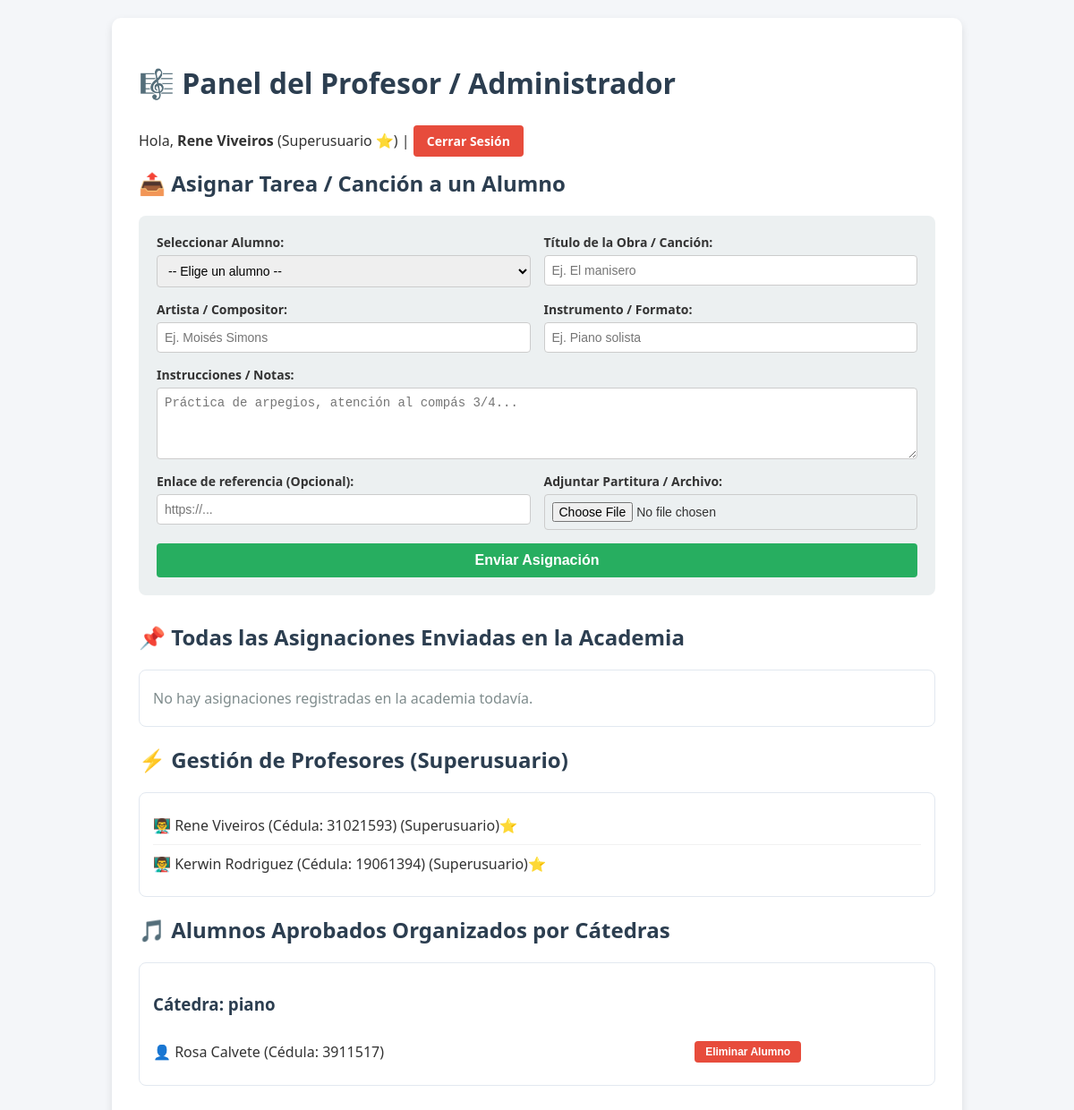
The page / (signed in) on the database its author committed.
### tables this page shows
CREATE TABLE users (
        id INTEGER PRIMARY KEY AUTOINCREMENT,
        cedula TEXT NOT NULL UNIQUE,
        username TEXT NOT NULL,
        password TEXT NOT NULL,
        role TEXT CHECK(role IN ('profesor', 'alumno')) NOT NULL,
        chair TEXT,
        status TEXT CHECK(status IN ('pendiente', 'aprobado')) DEFAULT 'aprobado',
        security_question TEXT,
        security_answer TEXT
    );

### app.py (the view)
@app.route("/")
def index():
    if "user_id" not in session:
        return redirect(url_for("login"))
    role = session.get("role")
    username = session.get("username")
    cedula = session.get("cedula")
    is_superuser = cedula in crud.SUPER_CEDULAS
    if role == "alumno":
        songs = crud.list_songs_by_user(session["user_id"])
        assignments = crud.get_student_assignments(session["user_id"])
        return render_template(
            "student_dashboard.html",
            username=username,
            songs=songs,
            assignments=assignments,
            SUPER_CEDULAS=crud.SUPER_CEDULAS,
        )
    elif role == "profesor":
        chairs = crud.get_students_by_chair()
        teachers = crud.get_all_teachers() if is_superuser else []
        pending_students = crud.get_pending_students() if is_superuser else []
        assignments = crud.get_all_assignments()
        return render_template(
            "teacher_dashboard.html",
            username=username,
            chairs=chairs,
            teachers=teachers,
            pending_students=pending_students,
            is_superuser=is_superuser,
            SUPER_CEDULAS=crud.SUPER_CEDULAS,
            assignments=assignments,
        )

### crud.py (called while the page is built)
def get_connection():
    conn = sqlite3.connect(DB_NAME)
    conn.execute("PRAGMA foreign_keys = ON;")
    return conn

def get_pending_students():
    conn = get_connection()
    cursor = conn.cursor()
    cursor.execute("SELECT id, cedula, username, chair FROM users WHERE role = 'alumno' AND status = 'pendiente'")
    students = cursor.fetchall()
    conn.close()
    return students

def get_all_approved_students():
    conn = get_connection()
    cursor = conn.cursor()
    cursor.execute("SELECT id, cedula, username, chair FROM users WHERE role = 'alumno' AND status = 'aprobado'")
    students = cursor.fetchall()
    conn.close()
    return students

def get_students_by_chair():
    students = get_all_approved_students()
    chairs = {}
    for s in students:
        chair_name = s[3] if s[3] else "Sin Cátedra"
        if chair_name not in chairs:
            chairs[chair_name] = []
        chairs[chair_name].append(s)
    return chairs

def get_all_teachers():
    conn = get_connection()
    cursor = conn.cursor()
    cursor.execute("SELECT id, cedula, username FROM users WHERE role = 'profesor' ORDER BY id ASC")
    teachers = cursor.fetchall()
    conn.close()
    return teachers

def get_all_assignments():
    conn = get_connection()
    cursor = conn.cursor()
    cursor.execute("""
        SELECT a.id, a.title, a.artist, a.instrument, a.notes, a.status, u_teacher.username, u_student.username, a.link, a.file_path
        FROM assignments a
        JOIN users u_teacher ON a.teacher_id = u_teacher.id
        JOIN users u_student ON a.student_id = u_student.id
        ORDER BY a.id DESC
    """)
    assignments = cursor.fetchall()
    conn.close()
    return assignments

### templates/teacher_dashboard.html (shortened to what this page needs)
<!DOCTYPE html>
<html lang="es">
<head>
</head>
<body>
<div class="container">
    <div class="header">
        <h1>🎼 Panel del Profesor / Administrador</h1>
        <div>
            <span>Hola, <strong>{{ username }}</strong> {% if is_superuser %}(Superusuario ⭐){% endif %}</span> |
            <a href="/logout" class="logout-btn">Cerrar Sesión</a>
        </div>
    </div>
    <h2>📤 Asignar Tarea / Canción a un Alumno</h2>
    <form action="/assign_song" method="POST" enctype="multipart/form-data">
        <div>
            <label>Seleccionar Alumno:</label>
            <select name="student_id" required>
                <option value="">-- Elige un alumno --</option>
            </select>
        </div>
        <div>
            <label>Título de la Obra / Canción:</label>
            <input type="text" name="title" required placeholder="Ej. El manisero">
        </div>
        <div>
            <label>Artista / Compositor:</label>
            <input type="text" name="artist" placeholder="Ej. Moisés Simons">
        </div>
        <div>
            <label>Instrumento / Formato:</label>
            <input type="text" name="instrument" placeholder="Ej. Piano solista">
        </div>
        <div class="full-width">
            <label>Instrucciones / Notas:</label>
            <textarea name="notes" placeholder="Práctica de arpegios, atención al compás 3/4..."></textarea>
        </div>
        <div>
            <label>Enlace de referencia (Opcional):</label>
            <input type="text" name="link" placeholder="https://...">
        </div>
        <div>
            <label>Adjuntar Partitura / Archivo:</label>
            <input type="file" name="score_file" accept=".pdf,.png,.jpg,.jpeg">
        </div>
        <button type="submit" class="save-btn">Enviar Asignación</button>
    </form>
    <h2>📌 Todas las Asignaciones Enviadas en la Academia</h2>
    <div class="chair-section">
        {% if assignments %}
            <ul>
                {% for a in assignments %}
                <li>
                    <div>
                        <strong>🎼 {{ a[1] }}</strong> (<em>{{ a[3] or 'General' }}</em>)<br>
                        <small style="color: #555;">Asignada por Prof. <strong>{{ a[6] }}</strong> a ➡️ Estudiante: <strong>{{ a[7] }}</strong> | Estado: {{ a[5] }}</small>
                    </div>
                    <form action="/delete_assignment/{{ a[0] }}" method="POST" style="margin:0; background:none; padding:0;">
                        <button type="submit" class="delete-btn" onclick="return confirm('¿Estás seguro de eliminar esta asignación?');">🗑️ Eliminar</button>
                    </form>
                </li>
                {% endfor %}
            </ul>
        {% else %}
            <p style="color: #7f8c8d; margin: 5px 0;">No hay asignaciones registradas en la academia todavía.</p>
        {% endif %}
    </div>
    {% if is_superuser %}
    <h2>⚡ Gestión de Profesores (Superusuario)</h2>
    <div class="chair-section">
        <ul>
            {% for t in teachers %}
            <li>
                <span>👨‍🏫 {{ t[2] }} (Cédula: {{ t[1] }}) {% if t[1] in SUPER_CEDULAS %}(Superusuario)⭐{% endif %}</span>
            </li>
            {% endfor %}
        </ul>
    </div>
    {% endif %}
    <h2>🎵 Alumnos Aprobados Organizados por Cátedras</h2>
    {% if chairs %}
        {% for chair, students in chairs.items() %}
        <div class="chair-section">
            <h3>Cátedra: {{ chair }}</h3>
            <ul>
                {% for student in students %}
                <li>
                    <span>👤 {{ student[2] }} (Cédula: {{ student[1] }})</span>
                    {% if is_superuser %}
                    <form action="/delete_student/{{ student[0] }}" method="POST" style="margin:0; background:none; padding:0;">
                        <button type="submit" class="delete-btn" onclick="return confirm('¿Estás seguro de eliminar a este estudiante? Se borrará todo su repertorio.');">Eliminar Alumno</button>
                    </form>
                    {% endif %}
                </li>
                {% endfor %}
            </ul>
        </div>
        {% endfor %}
    {% else %}
        <p>No hay alumnos aprobados todavía.</p>
    {% endif %}
</div>
</body>
</html>

### templates/teacher_dashboard.html (style rules this page uses)
body { font-family: 'Segoe UI', Tahoma, Geneva, Verdana, sans-serif; background-color: #f4f6f9; color: #333; margin: 0; padding: 20px; box-sizing: border-box; }
.header { display: flex; justify-content: space-between; align-items: center; margin-bottom: 20px; flex-wrap: wrap; gap: 10px; }
.logout-btn { background: #e74c3c; color: white; padding: 8px 15px; border-radius: 4px; text-decoration: none; font-size: 14px; font-weight: bold; }
h1, h2, h3 { color: #2c3e50; }
.container { max-width: 950px; margin: auto; background: white; padding: 30px; border-radius: 10px; box-shadow: 0 4px 10px rgba(0,0,0,0.1); box-sizing: border-box; }
form { display: grid; grid-template-columns: 1fr 1fr; gap: 15px; background: #ecf0f1; padding: 20px; border-radius: 8px; margin-bottom: 30px; }
form div { display: flex; flex-direction: column; }
form div.full-width { grid-column: span 2; }
label { font-weight: bold; margin-bottom: 5px; font-size: 14px; }
input, select, textarea { padding: 8px; border: 1px solid #ccc; border-radius: 4px; font-size: 14px; width: 100%; box-sizing: border-box; }
textarea { resize: vertical; height: 80px; }
button.save-btn { grid-column: span 2; background: #27ae60; color: white; border: none; padding: 10px; font-size: 16px; border-radius: 4px; cursor: pointer; font-weight: bold; }
.chair-section { background: #fff; border: 1px solid #e2e8f0; padding: 15px; border-radius: 8px; margin-bottom: 20px; }
.chair-section ul { list-style: none; padding: 0; margin: 0; }
.chair-section li { display: flex; justify-content: space-between; align-items: center; padding: 10px 0; border-bottom: 1px solid #f1f1f1; }
.chair-section li:last-child { border-bottom: none; }
.delete-btn { background: #e74c3c; color: white; border: none; padding: 5px 12px; border-radius: 4px; cursor: pointer; font-size: 12px; font-weight: bold; }

### rows shown on the page
users: username "Rene Viveiros", cedula "31021593", shows "(Superusuario)⭐"
users: username "Kerwin Rodriguez", cedula "19061394", shows "(Superusuario)⭐"
users: chair "piano", username "Rosa Calvete", cedula "3911517"
